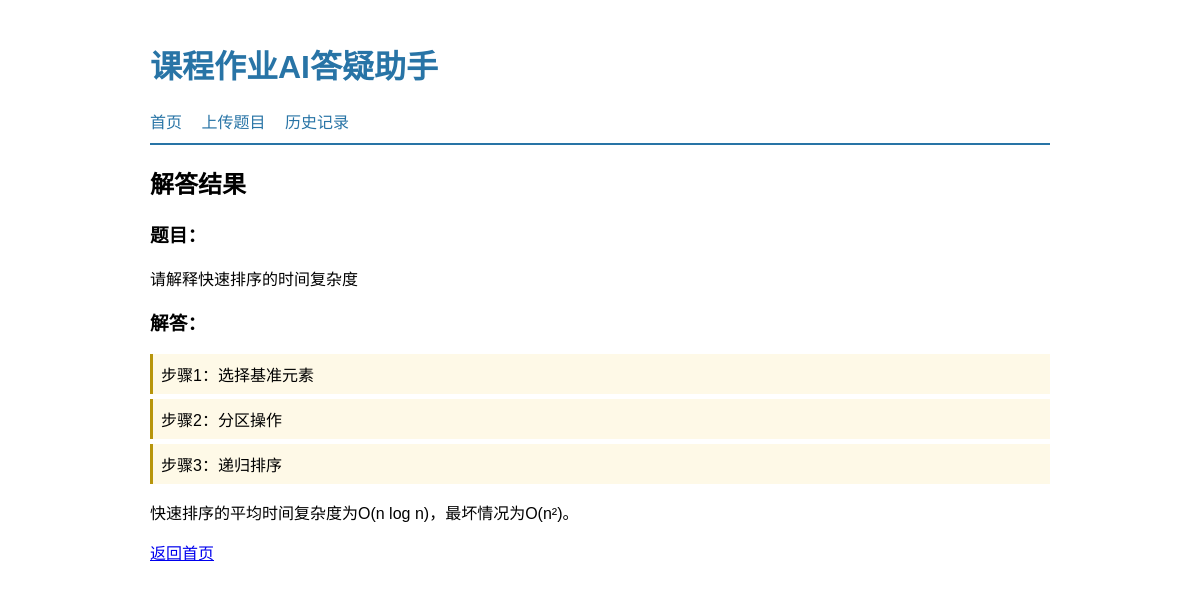
The page /detail/4 on the database its author committed.
### tables this page shows
CREATE TABLE question (
            id INTEGER PRIMARY KEY AUTOINCREMENT,
            input_type TEXT NOT NULL CHECK(input_type IN ('image', 'text')),
            content TEXT,
            image_path TEXT,
            created_at DATETIME NOT NULL DEFAULT CURRENT_TIMESTAMP
        );

CREATE TABLE answer (
            id INTEGER PRIMARY KEY AUTOINCREMENT,
            question_id INTEGER NOT NULL,
            content TEXT NOT NULL,
            steps_json TEXT,
            confidence REAL DEFAULT 1.0,
            is_low_confidence BOOLEAN DEFAULT 0,
            created_at DATETIME NOT NULL DEFAULT CURRENT_TIMESTAMP,
            FOREIGN KEY (question_id) REFERENCES question(id) ON DELETE CASCADE
        );

### app/routes.py (the view)
@bp.route('/detail/<int:question_id>')
def detail(question_id):
    data = models.get_question_detail(current_app, question_id)
    if not data:
        return render_template('detail.html', error='记录不存在'), 404
    if data['answer'] and data['answer'].get('steps_json'):
        try:
            data['answer']['steps'] = json.loads(data['answer']['steps_json'])
        except json.JSONDecodeError:
            data['answer']['steps'] = []
    return render_template('detail.html', data=data)

### app/models.py (called while the page is built)
def get_db(app):
    conn = sqlite3.connect(app.config['DATABASE'])
    conn.row_factory = sqlite3.Row
    return conn

def get_question_detail(app, question_id):
    try:
        conn = get_db(app)
        cursor = conn.cursor()
        cursor.execute('SELECT * FROM question WHERE id = ?', (question_id,))
        q = cursor.fetchone()
        if not q:
            conn.close()
            return None
        cursor.execute(
            'SELECT * FROM answer WHERE question_id = ? ORDER BY id DESC LIMIT 1',
            (question_id,)
        )
        a = cursor.fetchone()
        conn.close()
        return {
            'question': dict(q),
            'answer': dict(a) if a else None
        }
    except sqlite3.Error as e:
        logger.error(f'查询详情失败：question_id={question_id}, error={e}')
        return None

### app/templates/detail.html (shortened to what this page needs)
{% extends "base.html" %}
{% block content %}
{% if error %}
<p class="error">{{ error }}</p>
{% else %}
<h2>解答结果</h2>
<h3>题目：</h3>
<p>{{ data.question.content }}</p>
<h3>解答：</h3>
{% if data.answer %}
    {% for step in data.answer.steps %}
    <div class="step">{{ step }}</div>
    {% endfor %}
    <p>{{ data.answer.content }}</p>
{% else %}
    <p>暂无解答</p>
{% endif %}
<a href="{{ url_for('main.index') }}">返回首页</a>
{% endif %}
{% endblock %}

### app/static/css/style.css (style rules this page uses)
body { font-family: "Microsoft YaHei", sans-serif; max-width: 900px; margin: 0 auto; padding: 20px; }
.step { background: #FEF9E7; padding: 8px; margin: 5px 0; border-left: 3px solid #B7950B; }

### rows shown on the page
question: question.content "请解释快速排序的时间复杂度"
answer: answer.content "快速排序的平均时间复杂度为O(n log n)，最坏情况为O(n²)。"

### other values the page prints
{{ step }} "步骤1：选择基准元素" "步骤2：分区操作" "步骤3：递归排序"
